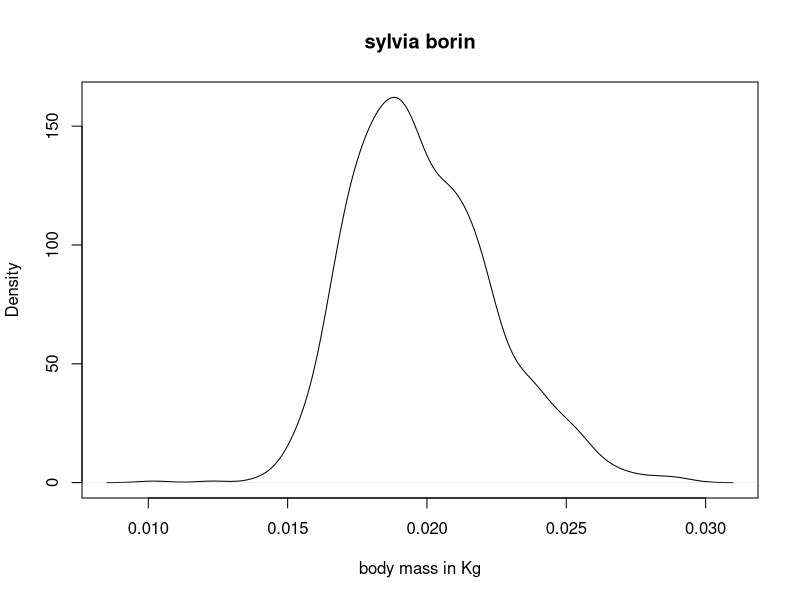
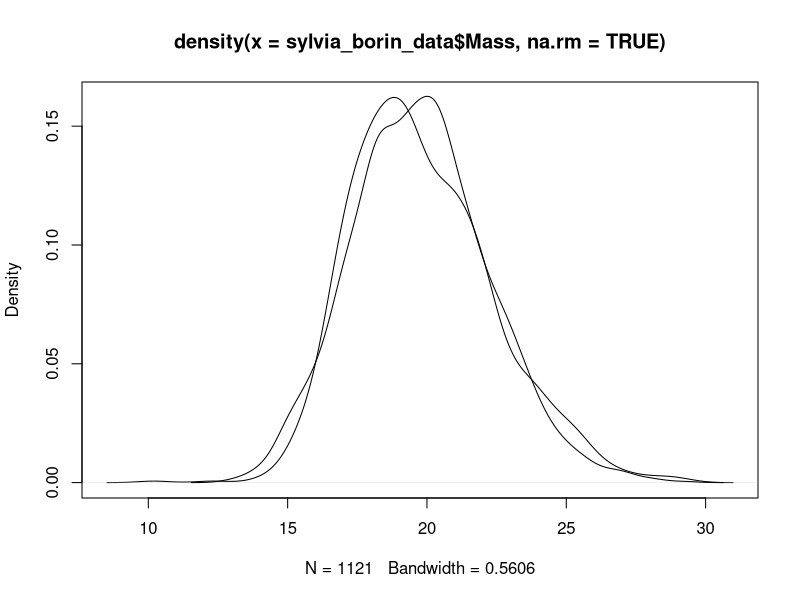
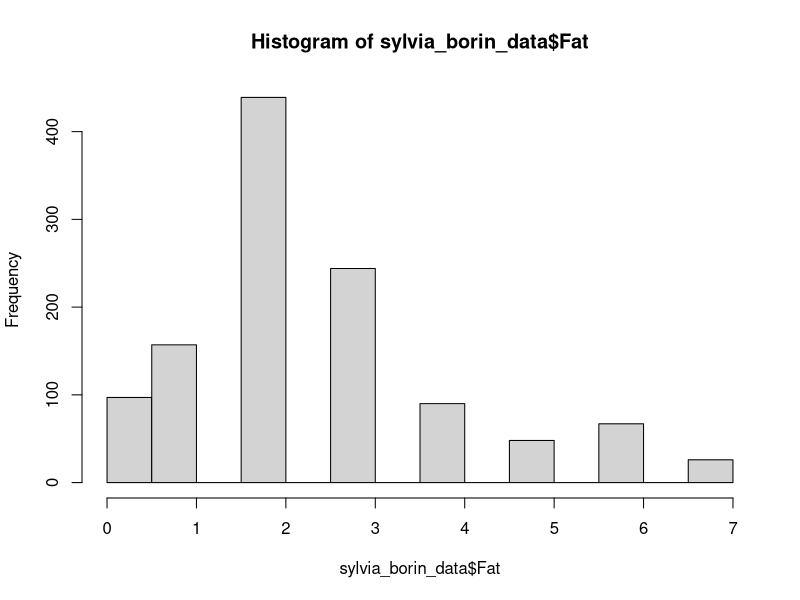
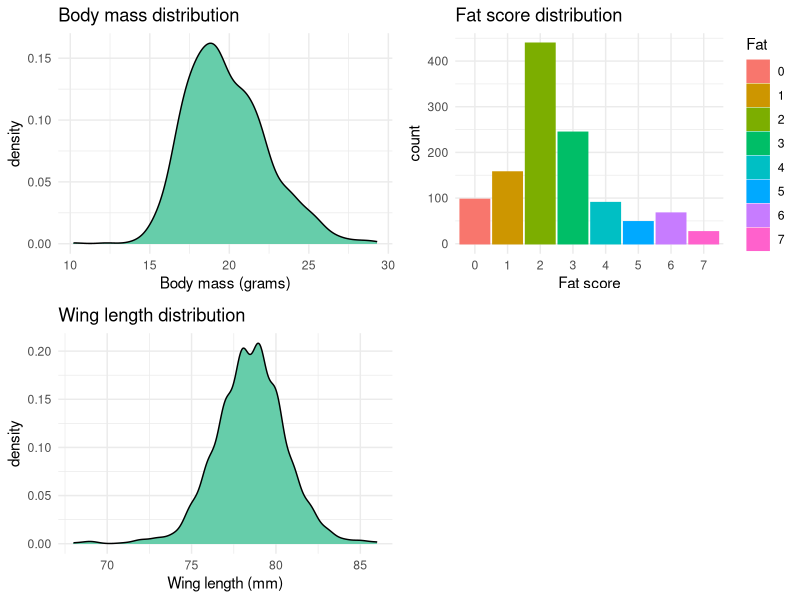
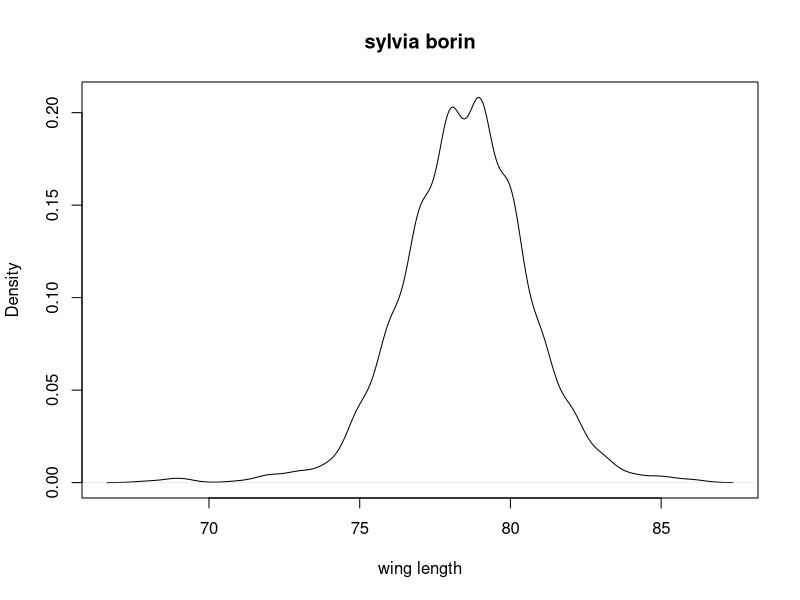
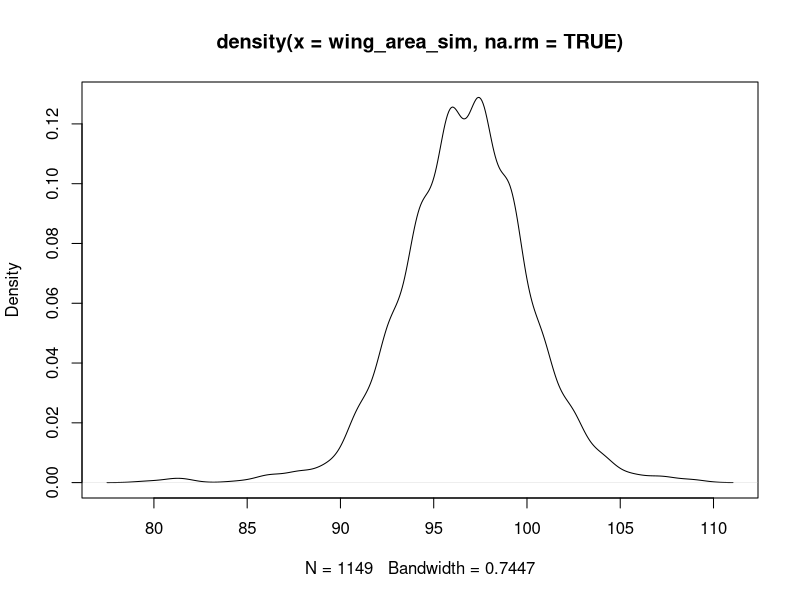
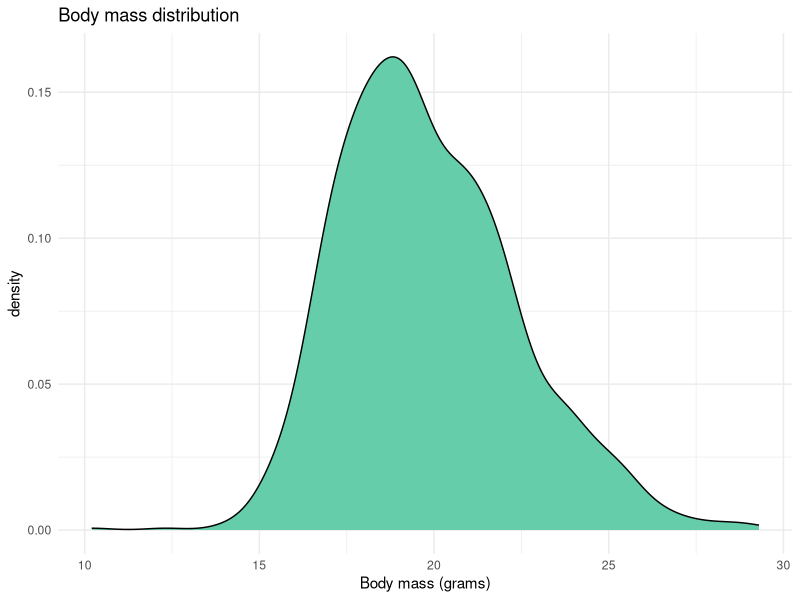
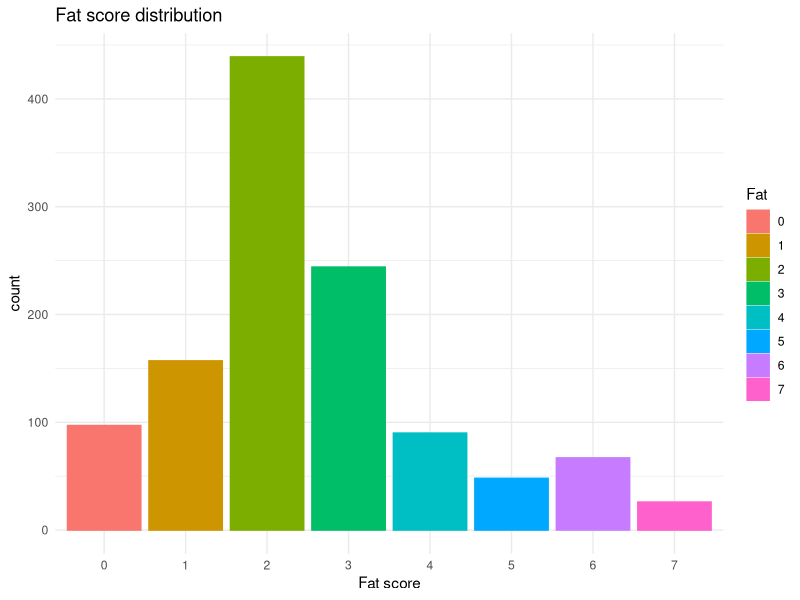

Here is the R script that generated these plots, in order:
## ---- chunk 1
library(ggplot2)
library(readr)
library(dplyr)
library(xtable)
library(gridExtra)
## ---- chunk 2
library(readr)

sylvia_borin_data <- read_delim("sylvia_borin_data.csv", 
    ";", escape_double = FALSE, trim_ws = TRUE)

# remove x4 (extra column not needed)

sylvia_borin_data$X4 <- NULL
View(sylvia_borin_data)
## ---- chunk 3
sb_data <- sylvia_borin_data
sb_data$Fat <- as.factor(sb_data$Fat)
summary_sb_data <- summary(sylvia_borin_data)

# save this summary table to latex
print.xtable(summary_sb_data, ttype = "latex", file = "summary_sb.tex")
## ---- chunk 4
plot(density(sylvia_borin_data$Mass/1000, na.rm = TRUE), 
     main = "sylvia borin", xlab = "body mass in Kg")
## ---- chunk 5
bodymass_distribution <- ggplot(data = sylvia_borin_data)+
  geom_density(aes(x = Mass), fill = "#66CDAA") +
  xlab("Body mass (grams)") +
  theme_minimal()+
  ggtitle("Body mass distribution")
  
ggsave(filename = "bodymass_distribution.png",
       device = png(), dpi = 300, plot = last_plot(),
       width = 7, height = 7, units = "cm")
## ---- chunk 6
summary(sylvia_borin_data$Mass)
## ---- chunk 7
mean_sylvia_borin <- mean(sylvia_borin_data$Mass, na.rm = TRUE)

mean_sylvia_borin
## ---- chunk 8
moment_2 <- mean(sylvia_borin_data$Mass^2, na.rm = TRUE)

moment_2
## ---- chunk 9
# alpha
alpha <-  mean_sylvia_borin^2/(mean(moment_2 - mean_sylvia_borin^2, na.rm = TRUE))

alpha
## ---- chunk 10
# beta
beta <- mean_sylvia_borin/(mean(moment_2 - mean_sylvia_borin^2, na.rm = TRUE))

beta
## ---- chunk 11
sim_gamma <- rgamma(2000, shape = alpha, rate = beta)
## ---- chunk 12
plot(density(sylvia_borin_data$Mass, na.rm = TRUE))
lines(density(sim_gamma))
## ---- chunk 13
hist(sylvia_borin_data$Fat)
#lines(density(sylvia_borin_data$Mass))
## ---- chunk 14
# ggplot histogram of fat score.
fat_score <- ggplot(sb_data, aes(x = Fat, color = Fat, fill = Fat)) +
  geom_histogram(stat = "count")+
  theme_minimal()+
  xlab("Fat score")+
  ggtitle("Fat score distribution")
  
ggsave("fat_score.png", device = png(), dpi = 300, plot = last_plot(),
       width = 7, height = 7, units = "cm")
## ---- chunk 15
wl_distribution <- ggplot(data = sylvia_borin_data)+
  geom_density(aes(x = Wing), fill = "#66CDAA") +
  xlab("Wing length (mm)") +
  theme_minimal()+
  ggtitle("Wing length distribution")
  
# ggsave(filename = "bodymass_distribution.png",
#        device = png(), dpi = 300, plot = last_plot(),
#        width = 7, height = 7, units = "cm")
grid_plt <- grid.arrange(bodymass_distribution, fat_score, wl_distribution,
                         ncol = 2, nrow = 2)
ggsave("grid_plt.png", device = png(), dpi = 300, plot = grid_plt,
       width = 14, height = 14, units = "cm")
## ---- chunk 16
plot(density(sylvia_borin_data$Wing, na.rm = TRUE), 
     main = "sylvia borin", xlab = "wing length")
## ---- chunk 17
# transform by 2.9
ws <- sylvia_borin_data$Wing  * 2.9

## ---- chunk 18

wing_area_sim <- -30.167  + 1.616 * sylvia_borin_data$Wing

plot(density(wing_area_sim, na.rm = TRUE))
## ---- chunk 19

